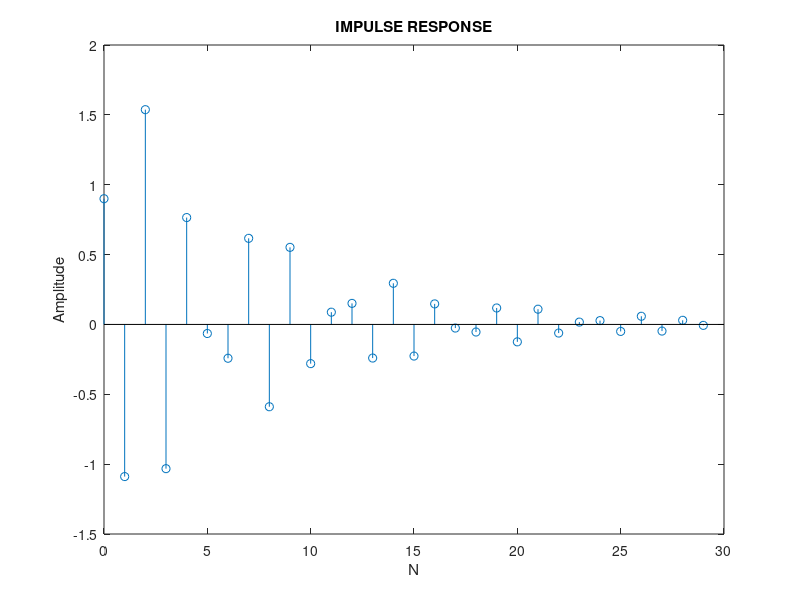

The MATLAB script that drew this image:
n=30;
num=[0.9 -0.45 0.35 0.002];
den=[1.0 0.71 -0.46 -0.62];
N=0:n-1;
x=(N==0);
y=filter(num,den,x);
stem(N,y);
xlabel('N')
ylabel('Amplitude')
title('IMPULSE RESPONSE')